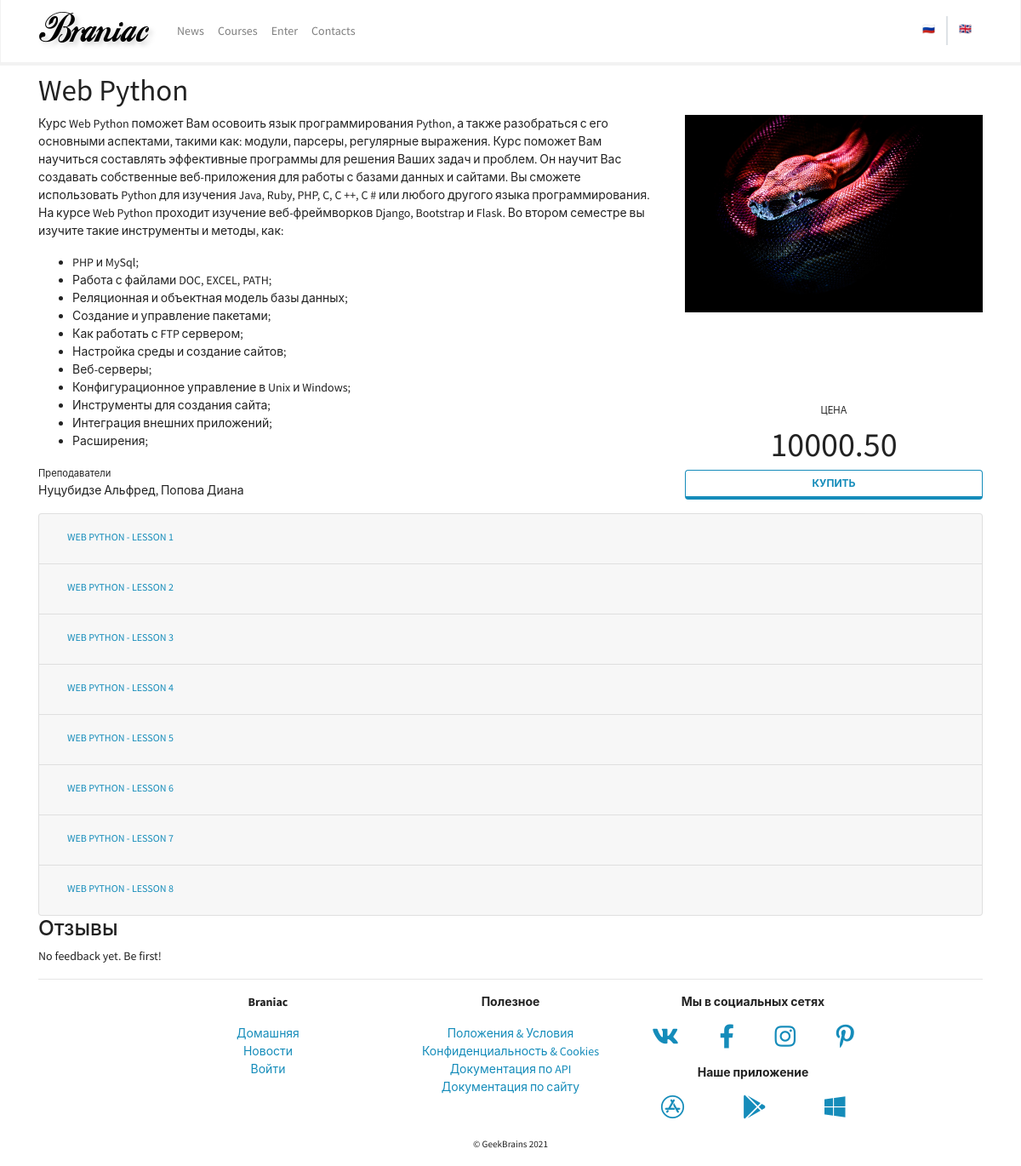
Page /mainapp/courses/1/ on the committed database.
### mainapp/models.py (models this page shows, shortened)
class Courses(models.Model):
    objects = CoursesManager()
    name = models.CharField(max_length=256, verbose_name="Name")
    description = models.TextField(verbose_name="Description", blank=True, null=True)
    description_as_markdown = models.BooleanField(verbose_name="As markdown", default=False)
    cost = models.DecimalField(max_digits=8, decimal_places=2, verbose_name="Cost", default=0)
    cover = models.CharField(max_length=25, default="no_image.svg", verbose_name="Cover")
    created = models.DateTimeField(auto_now_add=True, verbose_name="Created")
    updated = models.DateTimeField(auto_now=True, verbose_name="Edited")
    deleted = models.BooleanField(default=False)

class CourseTeachers(models.Model):
    course = models.ManyToManyField(Courses)
    name_first = models.CharField(max_length=128, verbose_name="Name")
    name_second = models.CharField(max_length=128, verbose_name="Surname")
    day_birth = models.DateField(verbose_name="Birth date")
    deleted = models.BooleanField(default=False)
    class Meta:
        verbose_name = _("Teacher")
        verbose_name_plural = _("Teachers")

class Lesson(models.Model):
    course = models.ForeignKey(Courses, on_delete=models.CASCADE)
    num = models.PositiveIntegerField(verbose_name="Lesson number")
    title = models.CharField(max_length=256, verbose_name="Name")
    description = models.TextField(verbose_name="Description", blank=True, null=True)
    description_as_markdown = models.BooleanField(verbose_name="As markdown", default=False)
    created = models.DateTimeField(auto_now_add=True, verbose_name="Created", editable=False)
    updated = models.DateTimeField(auto_now=True, verbose_name="Edited", editable=False)
    deleted = models.BooleanField(default=False)
    class Meta:
        ordering = ("course", "num")
        verbose_name = _("Lesson")
        verbose_name_plural = _("Lessons")

### mainapp/views.py (the view, shortened to what this page needs)
class CoursesDetailView(TemplateView):
    template_name = "mainapp/courses_detail.html"
    def get_context_data(self, pk=None, **kwargs):
        logger.debug("Yet another log message")
        context = super(CoursesDetailView, self).get_context_data(**kwargs)
        context["course_object"] = get_object_or_404(mainapp_models.Courses, pk=pk)
        context["lessons"] = mainapp_models.Lesson.objects.filter(course=context["course_object"])
        context["teachers"] = mainapp_models.CourseTeachers.objects.filter(course=context["course_object"])
        cached_feedback = cache.get(f"feedback_list_{pk}")
        if not cached_feedback:
            context["feedback_list"] = (
                mainapp_models.CourseFeedback.objects.filter(course=context["course_object"])
                .order_by("-created", "-rating")[:5]
                .select_related()
            )
            cache.set(f"feedback_list_{pk}", context["feedback_list"], timeout=300)  # 5 minutes
        else:
            context["feedback_list"] = cached_feedback
        return context

### mainapp/context_processors/example.py (called while the page is built)
def simple_context_processor(request):
    return {"foo": "bar"}

### mainapp/models.py (called while the page is built)
    def get_queryset(self):
        return super().get_queryset().filter(deleted=False)

### mainapp/templates/mainapp/courses_detail.html (shortened to what this page needs)
{% extends 'base.html' %}
{% load static markdownify crispy_forms_tags cache %}
{% block content %}
  <h1 class="mt-2">
    {{ course_object.name }}
  </h1>
  <div class="row justify-content-center">
    <div class="col-sm-12 col-md-6 col-lg-8 order-2 order-md-1">
      <div class="row h-100">
        <div class="col-12">
          {% if course_object.description_as_markdown %}
            {{ course_object.description|markdownify }}
          {% else %}
            {{ course_object.description }}
          {% endif %}
        </div>
        <div class="col-12 align-self-end">
          <p>
            <small>Преподаватели</small><br>
            {% for item in teachers %}
              {{ item.name_second }} {{ item.name_first }}{% if forloop.last %}{% else %},{% endif %}
            {% endfor %}
          </p>
        </div>
      </div>
    </div>
    <div class="col-sm-12 col-md-6 col-lg-4 order-1 order-md-2">
      <div class="row h-100">
        <div class="col-12 align-self-start">
          <img class="w-100" src="{% static course_object.cover %}">
        </div>
        <div class="col-12 align-self-end d-none d-md-block">
          <p class="text-center mt-2">
            <small class="text-uppercase">цена</small><br>
            <span style="font-size: 30pt;">
              {{ course_object.cost}}
            </span><br>
            <a href="#" class="btn btn-outline-primary btn-block"
              role="button">Купить</a>
          </p>
        </div>
      </div>
    </div>
  </div>
  <div class="accordion" id="accordionLessons">
    {% cache 300 lessons %}
      {% for item in lessons %}
        <div class="card">
          <div class="card-header" id="headLessonPk{{ item.pk }}">
            <h2 class="mb-0">
              <button class="btn btn-link btn-block text-left" type="button"
                data-toggle="collapse" data-target="#collapse{{ item.pk }}"
                aria-expanded="true" aria-controls="collapse{{ item.pk }}">
                {{ item.course.name }} - {{ item.title }}
              </button>
            </h2>
          </div>
        </div>
      {% endfor %}
    {% endcache %}
  </div>
  <h3>Отзывы</h3>
  <div id="feedback_list">
    {% if feedback_list %}
      {% for item in feedback_list %}
        {% include 'mainapp/includes/feedback_card.html' %}
      {% endfor %}
    {% else %}
      <p>
        No feedback yet. Be first!
      </p>
    {% endif %}
  </div>
{% endblock content %}

### rows in the picture
Courses: name "Web Python", description "Курс Web Python поможет Вам осовоить язык программирования Python, а также разобраться с его основными аспектами, такими как: модули, парсеры, регулярные выражения. Курс поможет Вам научиться составлять эффективные программы для решения Ваших задач и проблем. Он научит Вас создавать собственные веб-приложения для работы с базами данных и сайтами. Вы сможете использовать Python для изучения Java, Ruby, PHP, C, C ++, C # или любого другого языка программирования. На курсе Web Python проходит изучение веб-фреймворков Django, Bootstrap и Flask. Во втором семестре вы изучите такие инструменты и методы, как: PHP и MySql; Работа с файлами DOC, EXCEL, PATH; Реляционная и объектная модель базы…", cover (picture), cost "10000.50"
CourseTeachers: name_second "Нуцубидзе", name_first "Альфред"
CourseTeachers: name_second "Попова", name_first "Диана"
Lesson: course.name "WEB PYTHON", title "LESSON 1"
Lesson: course.name "WEB PYTHON", title "LESSON 2"
Lesson: course.name "WEB PYTHON", title "LESSON 3"
Lesson: course.name "WEB PYTHON", title "LESSON 4"
Lesson: course.name "WEB PYTHON", title "LESSON 5"
Lesson: course.name "WEB PYTHON", title "LESSON 6"
Lesson: course.name "WEB PYTHON", title "LESSON 7"
Lesson: course.name "WEB PYTHON", title "LESSON 8"
